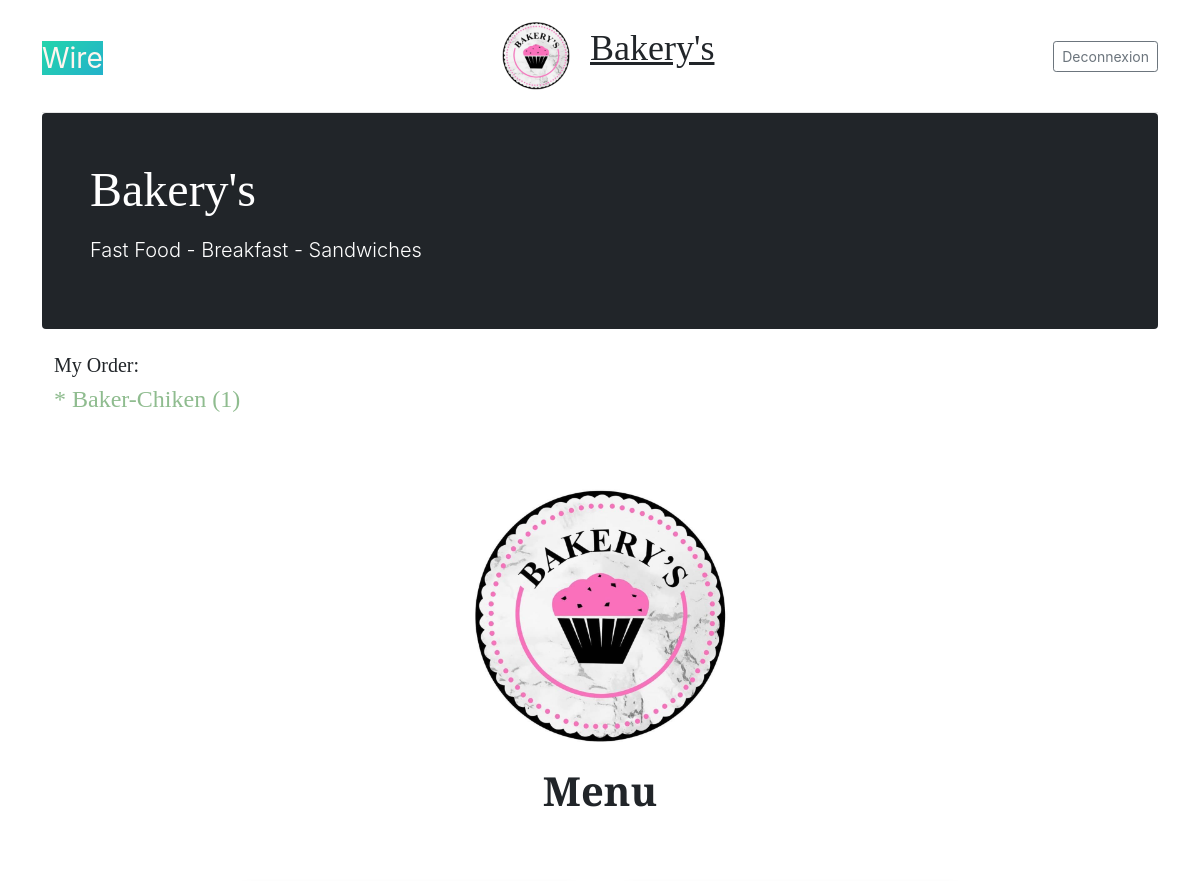
Before: /bakerys/ (signed in, upper part) with the older database file.
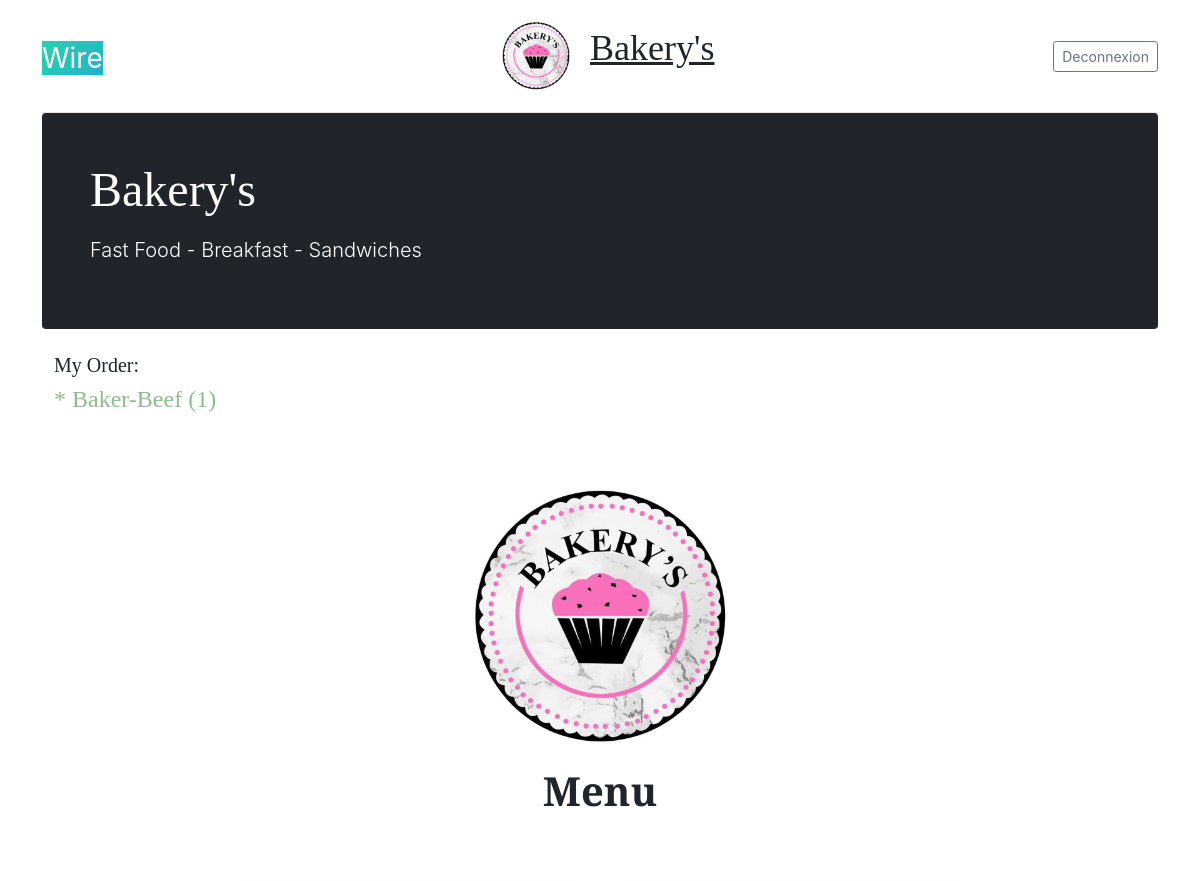
After: the same page with the newer database file.
### Bakerys/models.py (models this page shows, shortened)
class OrderItemBakerys(models.Model):
    customer = models.ForeignKey(CustomerBekerys,on_delete=models.CASCADE,null=True,blank=True)
    order = models.ForeignKey(OrderBakerys,on_delete=models.SET_NULL,blank=True,null=True)
    item = models.ForeignKey(ItemBakerys, on_delete=CASCADE)
    order = models.ForeignKey(OrderBakerys,on_delete=CASCADE)
    quantity = models.IntegerField(default=0,null = True, blank = True )
    date_added = models.DateTimeField(auto_now=True)
    verbose_name = 'OrderItemBakerys'
    def __str__(self):
        return str(self.item)

class ItemBakerys(models.Model):
    itm_id = models.IntegerField()
    name = models.CharField(max_length = 150)
    prix = models.IntegerField()
    description = models.TextField(max_length=150,blank=True)
    img = models.ImageField(upload_to='images/')
    date_created = models.DateTimeField(auto_now=True)
    category = models.ForeignKey(Category,on_delete=CASCADE)
    verbose_name = 'ItemBekerys'
    def __str__(self):
        return self.name

### Bakerys/views.py (the view)
# urls.py: path('bakerys/', views.HomePageBakerys,name='homepage-bakerys'),
def HomePageBakerys(request):
    session = track_session(request)
    order = None
    category = Category.objects.all().order_by("name")
    if request.user.is_authenticated:
        customer = request.user
        cust,created = CustomerBekerys.objects.get_or_create(user =request.user)
        order= OrderBakerys.objects.filter(customer = cust, status = 'Sent').last()
    else:
        category = Category.objects.all().order_by("name")
    context = {
        'category':category,
        'order':order,
        'session':session,
    }
    return render(request,'Bakerys/HomePage.html',context)

### Customer/utils.py (called while the page is built)
def track_session(request):
    session = None
    if 'session' in request.GET:
        session = request.GET.get('session').lower()
    return session

### Bakerys/templates/Bakerys/HomePage.html (shortened to what this page needs)
{% extends "Bakerys/base.html" %} {% block content %} {% load static %} {% load crispy_forms_tags %} {% if order %}
<div>
    <div class='mt-4'>
        <h5>My Order:</h5>
        {% for order in order.orderitembakerys_set.all%}
        <h4 style='color:darkseagreen'>* {{order}} ({{order.quantity}})</h4>
    </div>
    {% endfor %}
</div>
{% endif %}
<div class="main-container">
    <div class="heading">
        <img class='mt-3' src="{% static 'Resto/Bakerys Logo.JPG' %}" style="width: 300px; height: 300px; object-fit: scale-down;image-rendering: auto;
        flex: auto;text-align: center;">
        <h1 class="heading__title">Menu</h1>
    </div>
    <div class="cards mt-5">
        {% for cat in category %}
        <a href="{% url 'menu_details-bakerys' cat.cat_id %}" style="text-decoration:none;">
            {% endfor %}
        </a>
    </div>
</div>
{% endblock content %}

Changed rows visible on the page:
no longer on this page (row unchanged): OrderItemBakerys: item.name "Baker-Chiken", quantity "1"
added OrderItemBakerys: item.name "Baker-Beef", quantity "1"
